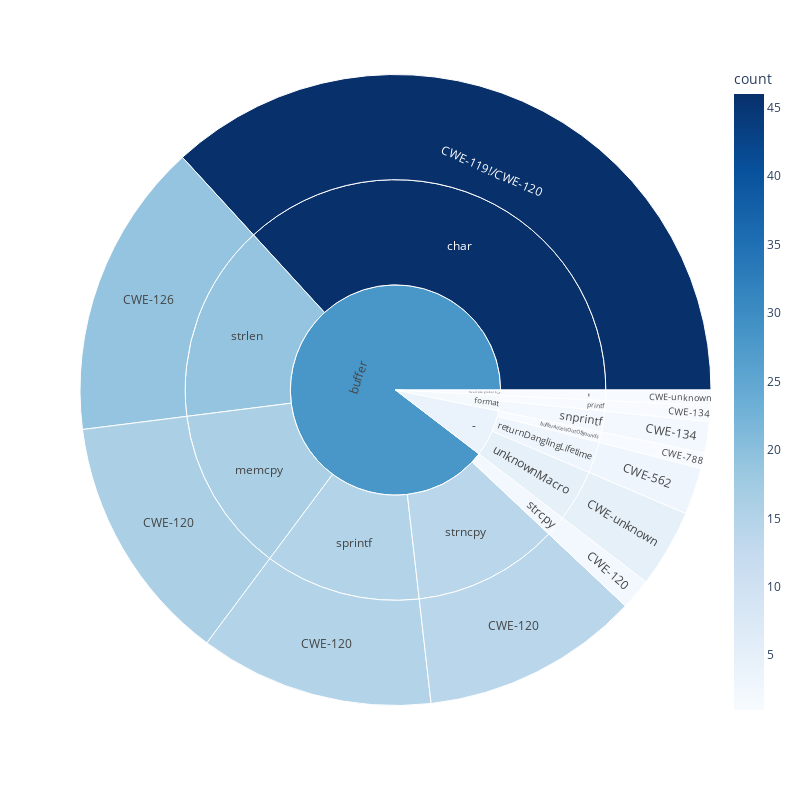

The notebook cell this image was saved under:
### Markdown cell above
### Plotting subburset plot from the frequency of category, name and cwe types.

### Code cell
dfplt = dfs[['category', 'name', 'cwe']].groupby(['category', 'name', 'cwe'], group_keys=False).size().reset_index(name='count')
fig = px.sunburst(dfplt, 
    path=['category', 'name', 'cwe'], 
    values='count', 
    color_continuous_scale='Blues',
    color='count',
)
# fig.write_image("figure/vul_statistics.pdf")
# fig.update_traces(hovertemplate='%{label}<br>%{customdata}')
fig.update_layout(
    autosize=False,
    width=800,
    height=800,)
fig.show()
# save the figure manually, the below code takes ages
# fig.write_image("../figure/vul_statistics.pdf")

### Figure 1 — Plotly figure (JSON) as saved in the notebook; plotly's stock layout.template omitted (floating-point values rounded to 4 significant figures)
{"data": [{"branchvalues": "total", "customdata": [[46], [16], [15], [2], [14], [19], [1], [2], [3], [1], [1], [5], [1], [1], [46], [16], [1], [3], [2], [15], [2], [19], [14], [5], [3.889], [28.2], [1], [1.667]], "domain": {"x": [0, 1], "y": [0, 1]}, "hovertemplate": "labels=%{label}<br>count_sum=%{value}<br>parent=%{parent}<br>id=%{id}<br>count=%{color}<extra></extra>", "ids": ["buffer/char/CWE-119!/CWE-120", "buffer/memcpy/CWE-120", "buffer/sprintf/CWE-120", "buffer/strcpy/CWE-120", "buffer/strncpy/CWE-120", "buffer/strlen/CWE-126", "format/printf/CWE-134", "format/snprintf/CWE-134", "-/returnDanglingLifetime/CWE-562", "-/bufferAccessOutOfBounds/CWE-788", "fixed size global buffer/-/CWE-unknown", "-/unknownMacro/CWE-unknown", "fixed size global buffer/-", "-/bufferAccessOutOfBounds", "buffer/char", "buffer/memcpy", "format/printf", "-/returnDanglingLifetime", "format/snprintf", "buffer/sprintf", "buffer/strcpy", "buffer/strlen", "buffer/strncpy", "-/unknownMacro", "-", "buffer", "fixed size global buffer", "format"], "labels": ["CWE-119!/CWE-120", "CWE-120", "CWE-120", "CWE-120", "CWE-120", "CWE-126", "CWE-134", "CWE-134", "CWE-562", "CWE-788", "CWE-unknown", "CWE-unknown", "-", "bufferAccessOutOfBounds", "char", "memcpy", "printf", "returnDanglingLifetime", "snprintf", "sprintf", "strcpy", "strlen", "strncpy", "unknownMacro", "-", "buffer", "fixed size global buffer", "format"], "marker": {"coloraxis": "coloraxis", "colors": [46, 16, 15, 2, 14, 19, 1, 2, 3, 1, 1, 5, 1, 1, 46, 16, 1, 3, 2, 15, 2, 19, 14, 5, 3.889, 28.2, 1, 1.667]}, "name": "", "parents": ["buffer/char", "buffer/memcpy", "buffer/sprintf", "buffer/strcpy", "buffer/strncpy", "buffer/strlen", "format/printf", "format/snprintf", "-/returnDanglingLifetime", "-/bufferAccessOutOfBounds", "fixed size global buffer/-", "-/unknownMacro", "fixed size global buffer", "-", "buffer", "buffer", "format", "-", "format", "buffer", "buffer", "buffer", "buffer", "-", "", "", "", ""], "type": "sunburst", "values": [46, 16, 15, 2, 14, 19, 1, 2, 3, 1, 1, 5, 1, 1, 46, 16, 1, 3, 2, 15, 2, 19, 14, 5, 9, 112, 1, 3]}], "layout": {"autosize": false, "coloraxis": {"colorbar": {"title": {"text": "count"}}, "colorscale": [[0, "rgb(247,251,255)"], [0.125, "rgb(222,235,247)"], [0.25, "rgb(198,219,239)"], [0.375, "rgb(158,202,225)"], [0.5, "rgb(107,174,214)"], [0.625, "rgb(66,146,198)"], [0.75, "rgb(33,113,181)"], [0.875, "rgb(8,81,156)"], [1, "rgb(8,48,107)"]]}, "height": 800, "legend": {"tracegroupgap": 0}, "margin": {"t": 60}, "width": 800}}
